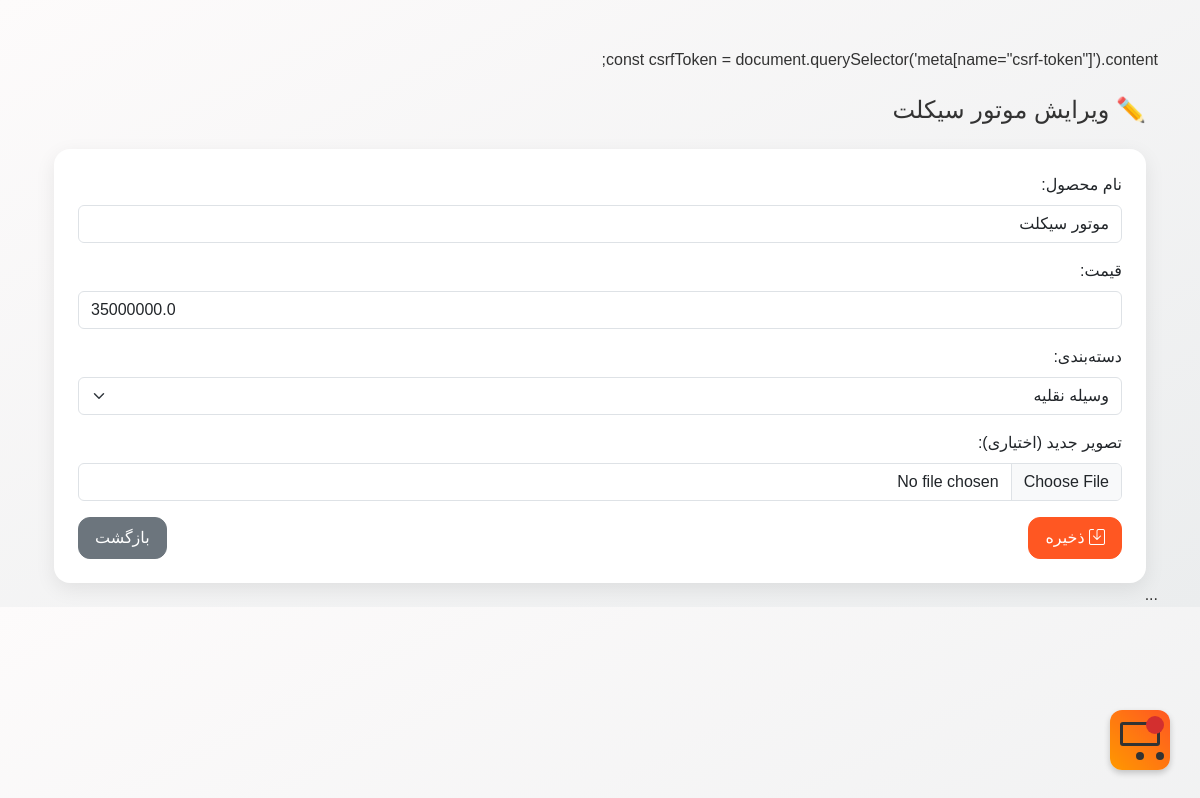
Screenshot of /edit/1 with the database file from the repository.
### app.py (models this page shows)
class Product(db.Model):
    id = db.Column(db.Integer, primary_key=True)
    name = db.Column(db.String(100), nullable=False)
    price = db.Column(db.Float, nullable=False)
    category = db.Column(db.String(50))
    image = db.Column(db.String(200), nullable=True)
    description = db.Column(db.Text, nullable=True)
    expiration_date = db.Column(db.Date, nullable=True)
    stock = db.Column(db.Integer, default=0)

### app.py (the view, shortened to what this page needs)
@app.route('/edit/<int:product_id>', methods=['GET', 'POST'])
def edit_product(product_id):
    product = Product.query.get_or_404(product_id)
    categories = ['وسیله نقلیه', 'پوشاک', 'خوراکی', 'لوازم خانگی', 'الکترونیکی', 'دیجیتال', 'ورزشی']
    return render_template('edit_product.html', product=product, categories=categories)

### templates/edit_product.html (shortened to what this page needs)
<!DOCTYPE html>
<html lang="fa">
<head><meta charset="UTF-8" /><title>ویرایش محصول</title><link href="https://cdn.jsdelivr.net/npm/bootstrap@5.3.0/dist/css/bootstrap.min.css" rel="stylesheet" /></head>
<body class="container mt-5">
{% extends 'base.html' %}
{% block content %}
<h4 class="mb-4">✏️ ویرایش {{ product.name }}</h4>
<form method="post" enctype="multipart/form-data" class="card p-4">
    <div class="mb-3">
        <label class="form-label">نام محصول:</label>
        <input type="text" name="name" value="{{ product.name }}" class="form-control" required>
    </div>
    <div class="mb-3">
        <label class="form-label">قیمت:</label>
        <input type="number" step="0.01" name="price" value="{{ product.price }}" class="form-control" required>
    </div>
    <div class="mb-3">
        <label class="form-label">دسته‌بندی:</label>
        <select name="category" class="form-select">
            {% for cat in categories %}
                <option value="{{ cat }}" {% if product.category == cat %}selected{% endif %}>{{ cat }}</option>
            {% endfor %}
        </select>
    </div>
    <div class="mb-3">
        <label class="form-label">تصویر جدید (اختیاری):</label>
        <input type="file" name="image" class="form-control">
    </div>
    <div class="d-flex justify-content-between">
        <button class="btn btn-primary"><i class="bi bi-save"></i> ذخیره</button>
        <a href="{{ url_for('dashboard') }}" class="btn btn-secondary">بازگشت</a>
    </div>
</form>
{% endblock %}

### templates/base.html (style rules this page uses)
:root { --primary-color: #2c3e50; --accent-color: #ff5722; --light-bg: #f8f9fa; --card-radius: 16px; }
body { background: var(--light-bg); color: var(--primary-color); font-family: "Vazir", sans-serif; }
.btn-primary { background-color: var(--accent-color); border-color: var(--accent-color); }
.card { border: none; border-radius: var(--card-radius); overflow: hidden; box-shadow: 0 4px 15px rgba(0,0,0,0.1); transition: transform 0.3s ease, box-shadow 0.3s ease; }
.btn { border-radius: 8px; }
body { background: #f8f9fa; font-family: "Vazir", sans-serif; }
.card { border-radius: 12px; }
body { background: linear-gradient(to bottom right, #fdfbfb, #ebedee); font-family: "Vazir", sans-serif; direction: rtl; color: #333; }
.card { border: none; border-radius: 16px; overflow: hidden; box-shadow: 0 6px 20px rgba(0,0,0,0.08); transition: all 0.3s ease; }
.btn { border-radius: 12px; padding: 0.5rem 1rem; }
.card { min-height: 400px; }

### rows the page displays
Product: name "موتور سیکلت", price "35000000.0", category "وسیله نقلیه"
